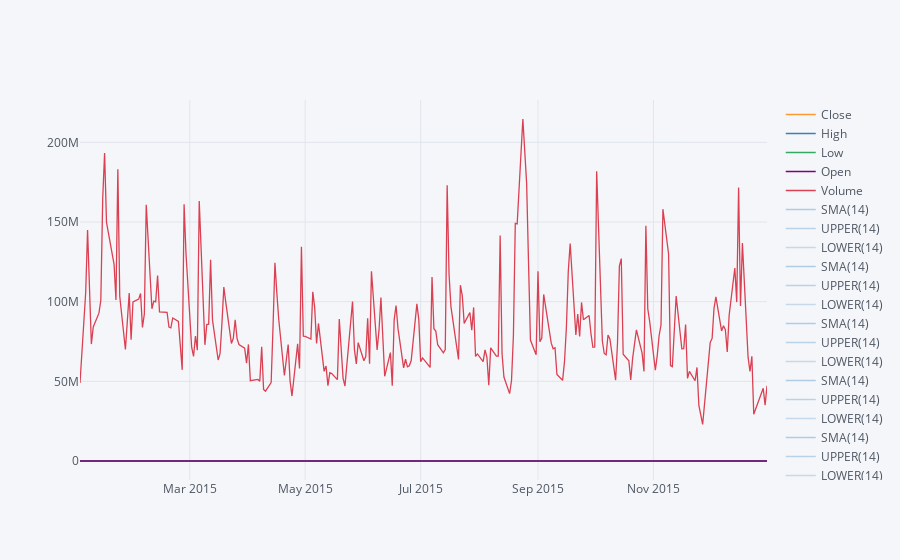

Here is the notebook cell this chart was saved with:
### Markdown cell above
**Use .ta_plot(study='boll') to create a Bollinger Band Plot for Bank of America for the year 2015.**

### Code cell
data.xs(key = 'BAC', level = 'Ticker', axis = 1)['2015-01-01':'2016-01-01'].ta_plot(study='boll')

### Figure 1 — Plotly figure (JSON) as saved in the notebook; plotly's stock layout.template omitted (floating-point values rounded to 4 significant figures; data arrays with more than 128 entries replaced by an {"elided": "..."} marker saying what was removed)
{"data": [{"line": {"color": "rgba(255, 153, 51, 1.0)", "dash": "solid", "shape": "linear", "width": 1.3}, "mode": "lines", "name": "Close", "text": "", "type": "scatter", "x": {"elided": "252 str values"}, "y": {"elided": "252 float values"}}, {"line": {"color": "rgba(55, 128, 191, 1.0)", "dash": "solid", "shape": "linear", "width": 1.3}, "mode": "lines", "name": "High", "text": "", "type": "scatter", "x": {"elided": "252 str values"}, "y": {"elided": "252 float values"}}, {"line": {"color": "rgba(50, 171, 96, 1.0)", "dash": "solid", "shape": "linear", "width": 1.3}, "mode": "lines", "name": "Low", "text": "", "type": "scatter", "x": {"elided": "252 str values"}, "y": {"elided": "252 float values"}}, {"line": {"color": "rgba(128, 0, 128, 1.0)", "dash": "solid", "shape": "linear", "width": 1.3}, "mode": "lines", "name": "Open", "text": "", "type": "scatter", "x": {"elided": "252 str values"}, "y": {"elided": "252 float values"}}, {"line": {"color": "rgba(219, 64, 82, 1.0)", "dash": "solid", "shape": "linear", "width": 1.3}, "mode": "lines", "name": "Volume", "text": "", "type": "scatter", "x": {"elided": "252 str values"}, "y": {"elided": "252 int values"}}, {"line": {"color": "rgba(55, 128, 191, 0.35999999999999993)", "dash": "solid", "shape": "linear", "width": 1.3}, "mode": "lines", "name": "SMA(14)", "text": "", "type": "scatter", "x": {"elided": "252 str values"}, "y": {"elided": "252x5 mixed values"}}, {"line": {"color": "rgba(55, 128, 191, 0.3066666666666665)", "dash": "solid", "shape": "linear", "width": 1.3}, "mode": "lines", "name": "UPPER(14)", "text": "", "type": "scatter", "x": {"elided": "252 str values"}, "y": {"elided": "252x5 mixed values"}}, {"line": {"color": "rgba(55, 128, 191, 0.25333333333333324)", "dash": "solid", "shape": "linear", "width": 1.3}, "mode": "lines", "name": "LOWER(14)", "text": "", "type": "scatter", "x": {"elided": "252 str values"}, "y": {"elided": "252x5 mixed values"}}, {"line": {"color": "rgba(55, 128, 191, 0.35999999999999993)", "dash": "solid", "shape": "linear", "width": 1.3}, "mode": "lines", "name": "SMA(14)", "text": "", "type": "scatter", "x": {"elided": "252 str values"}, "y": {"elided": "252x5 mixed values"}}, {"line": {"color": "rgba(55, 128, 191, 0.3066666666666665)", "dash": "solid", "shape": "linear", "width": 1.3}, "mode": "lines", "name": "UPPER(14)", "text": "", "type": "scatter", "x": {"elided": "252 str values"}, "y": {"elided": "252x5 mixed values"}}, {"line": {"color": "rgba(55, 128, 191, 0.25333333333333324)", "dash": "solid", "shape": "linear", "width": 1.3}, "mode": "lines", "name": "LOWER(14)", "text": "", "type": "scatter", "x": {"elided": "252 str values"}, "y": {"elided": "252x5 mixed values"}}, {"line": {"color": "rgba(55, 128, 191, 0.35999999999999993)", "dash": "solid", "shape": "linear", "width": 1.3}, "mode": "lines", "name": "SMA(14)", "text": "", "type": "scatter", "x": {"elided": "252 str values"}, "y": {"elided": "252x5 mixed values"}}, {"line": {"color": "rgba(55, 128, 191, 0.3066666666666665)", "dash": "solid", "shape": "linear", "width": 1.3}, "mode": "lines", "name": "UPPER(14)", "text": "", "type": "scatter", "x": {"elided": "252 str values"}, "y": {"elided": "252x5 mixed values"}}, {"line": {"color": "rgba(55, 128, 191, 0.25333333333333324)", "dash": "solid", "shape": "linear", "width": 1.3}, "mode": "lines", "name": "LOWER(14)", "text": "", "type": "scatter", "x": {"elided": "252 str values"}, "y": {"elided": "252x5 mixed values"}}, {"line": {"color": "rgba(55, 128, 191, 0.35999999999999993)", "dash": "solid", "shape": "linear", "width": 1.3}, "mode": "lines", "name": "SMA(14)", "text": "", "type": "scatter", "x": {"elided": "252 str values"}, "y": {"elided": "252x5 mixed values"}}, {"line": {"color": "rgba(55, 128, 191, 0.3066666666666665)", "dash": "solid", "shape": "linear", "width": 1.3}, "mode": "lines", "name": "UPPER(14)", "text": "", "type": "scatter", "x": {"elided": "252 str values"}, "y": {"elided": "252x5 mixed values"}}, {"line": {"color": "rgba(55, 128, 191, 0.25333333333333324)", "dash": "solid", "shape": "linear", "width": 1.3}, "mode": "lines", "name": "LOWER(14)", "text": "", "type": "scatter", "x": {"elided": "252 str values"}, "y": {"elided": "252x5 mixed values"}}, {"line": {"color": "rgba(55, 128, 191, 0.35999999999999993)", "dash": "solid", "shape": "linear", "width": 1.3}, "mode": "lines", "name": "SMA(14)", "text": "", "type": "scatter", "x": {"elided": "252 str values"}, "y": {"elided": "252x5 mixed values"}}, {"line": {"color": "rgba(55, 128, 191, 0.3066666666666665)", "dash": "solid", "shape": "linear", "width": 1.3}, "mode": "lines", "name": "UPPER(14)", "text": "", "type": "scatter", "x": {"elided": "252 str values"}, "y": {"elided": "252x5 mixed values"}}, {"line": {"color": "rgba(55, 128, 191, 0.25333333333333324)", "dash": "solid", "shape": "linear", "width": 1.3}, "mode": "lines", "name": "LOWER(14)", "text": "", "type": "scatter", "x": {"elided": "252 str values"}, "y": {"elided": "252x5 mixed values"}}], "layout": {"autosize": true, "legend": {"bgcolor": "#F5F6F9", "font": {"color": "#4D5663"}}, "paper_bgcolor": "#F5F6F9", "plot_bgcolor": "#F5F6F9", "title": {"font": {"color": "#4D5663"}}, "xaxis": {"autorange": true, "gridcolor": "#E1E5ED", "range": ["2015-01-02", "2015-12-31"], "showgrid": true, "tickfont": {"color": "#4D5663"}, "title": {"font": {"color": "#4D5663"}, "text": ""}, "type": "date", "zerolinecolor": "#E1E5ED"}, "yaxis": {"autorange": true, "gridcolor": "#E1E5ED", "range": [-11920000.0, 226600000.0], "showgrid": true, "tickfont": {"color": "#4D5663"}, "title": {"font": {"color": "#4D5663"}, "text": ""}, "type": "linear", "zerolinecolor": "#E1E5ED"}}}
